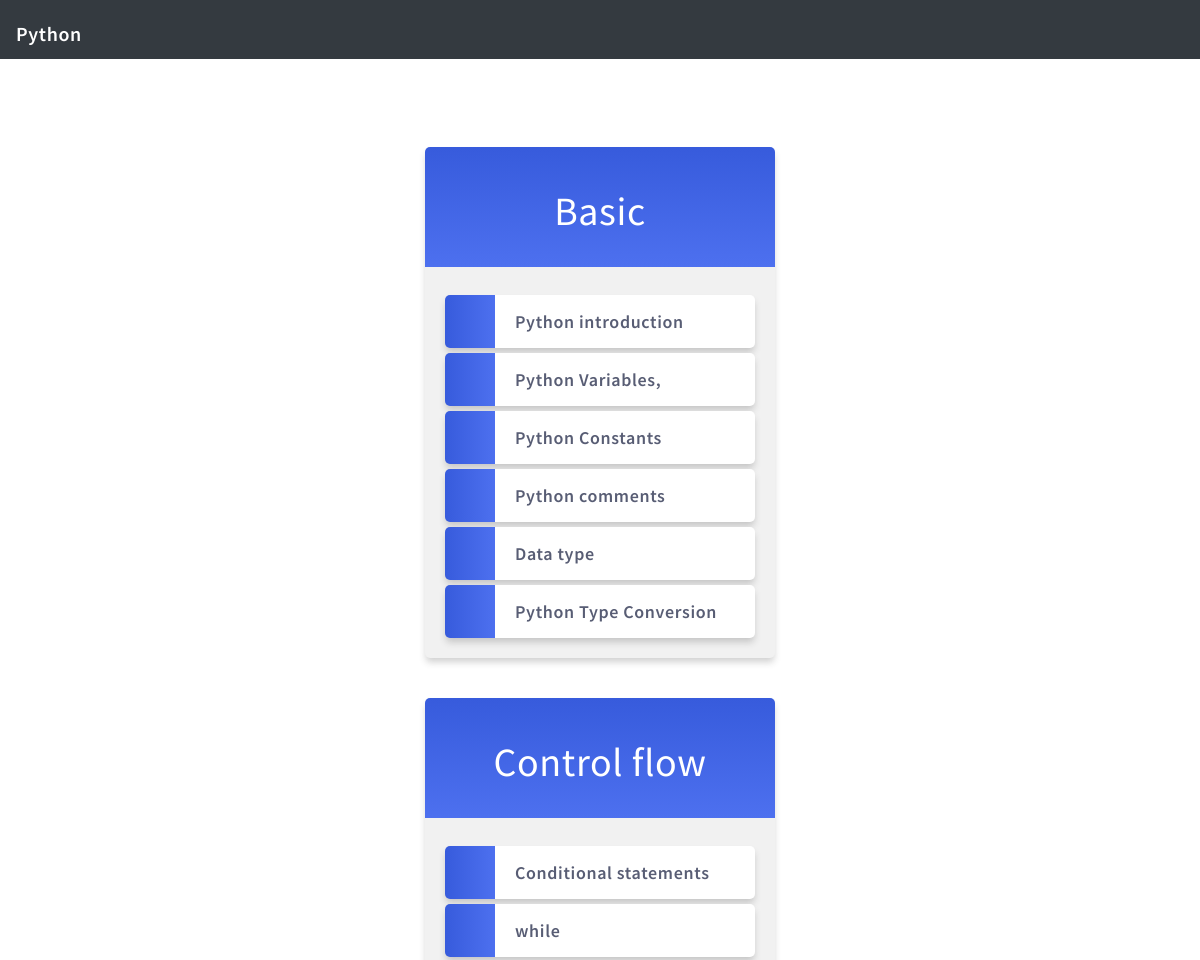
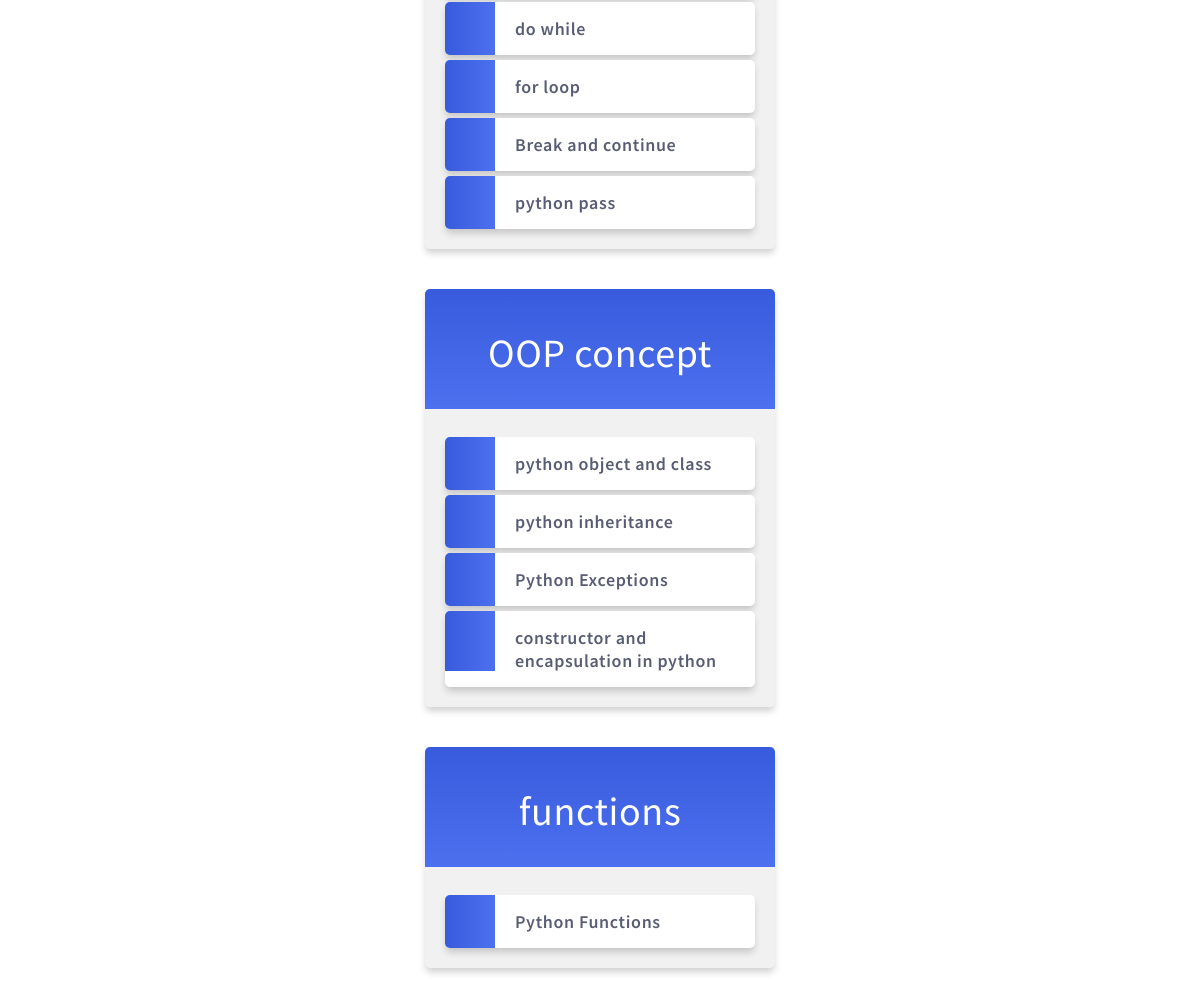
The page /members/ on the database its author committed (2 pictures, top to bottom).
### members/models.py (models this page shows)
class Member(models.Model):
    topic_name = models.CharField(max_length=555)
    description = models.CharField(max_length=1500, default="Your default description here")

class Flow(models.Model):
    topic_name = models.CharField(max_length=555)
    description = models.CharField(max_length=1500, default="Your default description here")

class Oops(models.Model):
    topic_name = models.CharField(max_length=555)
    description = models.CharField(max_length=1500, default="Your default description here")

class Function(models.Model):
    topic_name = models.CharField(max_length=555)
    description = models.CharField(max_length=1500, default="Your default description here")

### members/views.py (the view)
# urls.py: path('members/', views.members, name='members'),
def members(request):
    mymembers = Member.objects.all()
    cmembers = Flow.objects.all()
    coops = Oops.objects.all()
    cfunction = Function.objects.all()
    return render(request, 'all_members.html', {'mymembers': mymembers, 'cmembers': cmembers, 'coops': coops, 'cfunction': cfunction})

### members/templates/all_members.html (shortened to what this page needs)
 {% extends "master.html" %}
{% block content %}
  <div class="mycard">
    <h1>Basic</h1>
    <ul>
      {% for x in mymembers %}
        <li onclick="window.location = 'details/{{ x.id }}'">{{ x.topic_name }} </li>
      {% endfor %}
    </ul>
  </div>
  <div class="mycard">
    <h1>Control flow</h1>
    <ul>
      {% for x in cmembers %}
        <li onclick="window.location = 'control/{{ x.id }}'">{{ x.topic_name }}</li>
      {% endfor %}
    </ul>
  </div>
  <div class="mycard">
    <h1>OOP concept</h1>
    <ul>
      {% for x in coops %}
        <li onclick="window.location = 'object/{{ x.id }}'">{{ x.topic_name }}</li>
      {% endfor %}
    </ul>
  </div>
  <div class="mycard">
    <h1>functions</h1>
    <ul>
      {% for x in cfunction %}
        <li onclick="window.location = 'function/{{ x.id }}'">{{ x.topic_name }}</li>
      {% endfor %}
    </ul>
  </div>
{% endblock %}

### members/templates/master.html (shortened to what this page needs)
{% load static %}
<!DOCTYPE html>
<html lang="en">
<head>
	<link rel="stylesheet" href="https://stackpath.bootstrapcdn.com/bootstrap/4.4.1/css/bootstrap.min.css"
>
	<link rel="stylesheet" href="{% static 'firststyle.css' %}">
</head>
<body>
	 {% include 'navbar.html'%}
	<div class="container">
		<div class="row">
			<div class=".col-md-6 m-auto">
				{% block content %}{% endblock%}
			</div>
		</div>
	</div>
</body>
</html>

### members/templates/navbar.html (shortened to what this page needs)
<nav class="navbar navbar-expand-sm navbar-dark bg-dark mb-5">
        <ul class="navbar-nav mr-auto mt-2 mt-light-0">
			<a class="navbar-brand" href="/">Python </a>
</nav>

### members/static/firststyle.css (style rules this page uses)
body { margin:0; font: 600 18px 'Source Sans Pro', sans-serif; letter-spacing: 0.64px; color: #585d74; }
.mycard { background-color: #f1f1f1; background-image: linear-gradient(to bottom, #375BDC, #4D70EF); background-size: 100% 120px; background-repeat: no-repeat; margin: 40px auto; width: 350px; border-radius: 5px; box-shadow: 0 5px 7px -1px rgba(51, 51, 51, 0.23); padding: 20px; }
.mycard h1 { text-align: center; color:#ffffff; margin:20px 0 60px 0; }
ul { list-style-type: none; padding: 0; margin: 0; }
li { background-color: #ffffff; background-image: linear-gradient(to right, #375BDC, #4D70EF); background-size: 50px 60px; background-repeat: no-repeat; cursor: pointer; transition: transform .25s; border-radius: 5px; box-shadow: 0 5px 7px -1px rgba(51, 51, 51, 0.23); padding: 15px; padding-left: 70px; margin-top: 5px; }
a:link, a:visited { color: #375BDC; }

### rows shown on the page
Member: topic_name "Python introduction"
Member: topic_name "Python Variables,"
Member: topic_name "Python Constants"
Member: topic_name "Python comments"
Member: topic_name "Data type"
Member: topic_name "Python Type Conversion"
Flow: topic_name "Conditional statements"
Flow: topic_name "while"
Flow: topic_name "do while"
Flow: topic_name "for loop"
Flow: topic_name "Break and continue"
Flow: topic_name "python pass"
Oops: topic_name "python object and class"
Oops: topic_name "python inheritance"
Oops: topic_name "Python Exceptions"
Oops: topic_name "constructor and encapsulation in python"
Function: topic_name "Python Functions"
